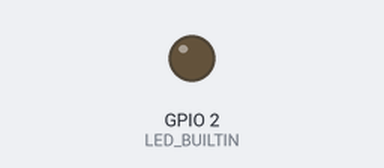
Simulated run of this sketch. Board: ESP32. Shown: output pins drawn as LEDs (lit = HIGH). Dashed ring = blinking.

Above: at 0.5 s.
At 2.2 s:
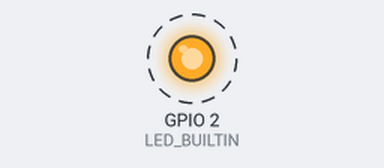
Timing chart, 0 to 3.0 s (numbered marks = the images above):
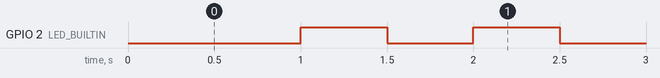

The sketch:

BlinkTimerISR.ino
```cpp
// BlinkTimerISR.ino - Blink implemented with autorepeat timer
// derived from Examples/ESP32/Timer/RepeatTimer (which shows also how to use critical sections)
// Compilation instructions: cd
//  cd ~/Projects/Espressif
//  ./bwacli.sh BlinkTimerISR -u ttyUSB0 -f 80
// 2023-07-30

#ifndef LED_BUILTIN
#define LED_BUILTIN 2
#endif

hw_timer_t * Timer_obj = NULL;
volatile SemaphoreHandle_t Semaphore_obj;

void ARDUINO_ISR_ATTR onTimer(){
  // Give a semaphore that we can check in the loop
  xSemaphoreGiveFromISR(Semaphore_obj, NULL);
}

void setup() {
    // this semaphore tells when the timer has fired
    // we use it to make the onTimer() ISR return as fast as possible
    Semaphore_obj = xSemaphoreCreateBinary();
    // Set timer frequency to 10 kHz to get a 100 microsecond resolution (slower frequency won't work)
    Timer_obj = timerBegin(10000);
    // Attach onTimer function to our timer.
    timerAttachInterrupt(Timer_obj, &onTimer);
    // Set alarm to call onTimer function every 500000 microseconds
    // Repeat the alarm (third parameter) with unlimited count = 0 (fourth parameter)
    // onTimer() will be called when the counter of Timer_obj reaches this value, and the counter will be reset to 0
    timerAlarm(Timer_obj, 500000/100, true, 0);


  pinMode(LED_BUILTIN, OUTPUT);
}

void loop() {
  static unsigned long count=0;
  if (xSemaphoreTake(Semaphore_obj, 0) == pdTRUE)
    digitalWrite(LED_BUILTIN, ++count%2==0);
}
```

Measured:
- by itself, GPIO 2 (LED_BUILTIN): alternates HIGH for 0.50 s and LOW for 0.50 s
